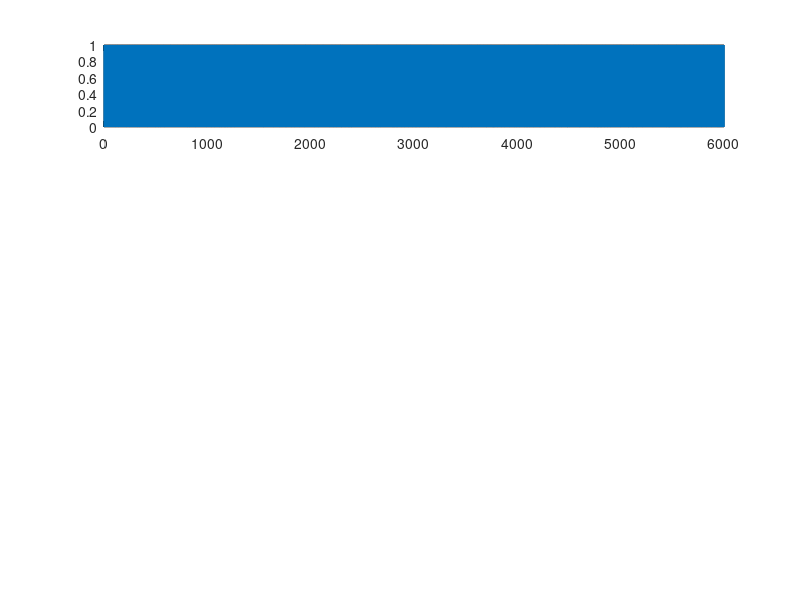

The MATLAB script that drew this image: (Note: this script raises an error after producing the figure.)
clear('data');
clear('sampled_data');
clear('q');

% Parametre
alfa = 0.95;
beta = 0.95;
sample_size = 6;
pocet_generovanych = 6000;
stav = 1;
avg_lambda = 1;

counter_one = 0;
counter_zero = 0;

% generovanie sekvencie bitov
for i=1:pocet_generovanych%pocet_generovanych*sample_size
    if stav == 1
        data(i) = 1;
        counter_one = counter_one + 1;

        pravd = 1.*rand();
        if pravd >= (1 - alfa)
            stav = 0;
        end
    else
        data(i) = 0;
        counter_zero = counter_zero + 1;

        pravd = 1.*rand();
        if pravd >= (1-beta)
            stav = 1;
        end
    end
end

% samplovanie dat
sampled_data = zeros(1,pocet_generovanych/sample_size);

pom_sum = sum(data(1:sample_size));
sampled_data(1) = pom_sum;

for i=1:(pocet_generovanych/sample_size)-1
    pom_sum = sum(data((i*sample_size)+1:(i*sample_size)+sample_size));
    sampled_data(i+1) = pom_sum;
end

% simulacia lidleyho buffru
pi1 = beta/(alfa + beta);
avg_intenzita = pi1 * sample_size;

c = avg_lambda * avg_intenzita; % kapacita
T = pocet_generovanych/sample_size; % čas

% Inicializacia buffra
q = zeros(1, T+1);
q(1) = 0;

% Simulacia buffra
for t=1:T
    q(t+1) = max(q(t) + sampled_data(t) - c, 0);
end

% Overenie ON/OFF generátora
xd = counter_one/pocet_generovanych;
fprintf("KONTROLA GENERATORA\n");
fprintf("N1/pocet generovanych = π1\n");
fprintf("         %d = %d\n",xd,pi1);

% Výstupy
subplot(4,1,1)
plot(data);
title("ON/OFF Generátor pre " + pocet_generovanych + " bitov, kde sample size = "+sample_size+", α = "+alfa+" a β = "+beta);
xlabel('Počet bitov');
ylabel('1/0');

subplot(4,1,2)
plot(sampled_data)
title("Navzorkované dáta");
xlabel('Počet navzorkovaných dát');
ylabel('Počet jednotiek vo vzorkách');

subplot(4,1,3)
plot(q);
xlim([0 pocet_generovanych/sample_size]);
title("Lindley buffer simulácia, kde c = "+c);
xlabel('Čas');
ylabel('Počet paketov v queue');

subplot(4,1,4)
histogram(q, 'Normalization', 'probability');
title('Histogram Lindleyho buffra');
xlabel('Počet paketov v queue');
ylabel('Pravdepodobnosti');
